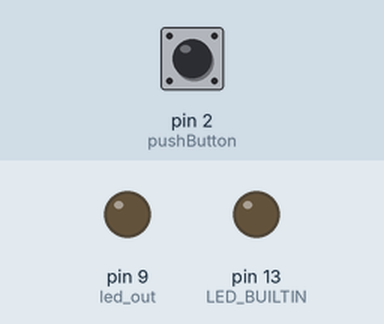
This sketch was run on a simulated Arduino Uno, built with avr-gcc and run on an emulated ATmega328P. Shown: output pins drawn as LEDs (lit = HIGH). The test bench sets the inputs (shaded band); at power-on: pin 2 (pushButton) LOW. What the sketch prints to the serial monitor is not drawn.

Above: at 1.2 s.
1.3 s: pin 2 (pushButton) pulled HIGH for 3.2 s
At 5.4 s:
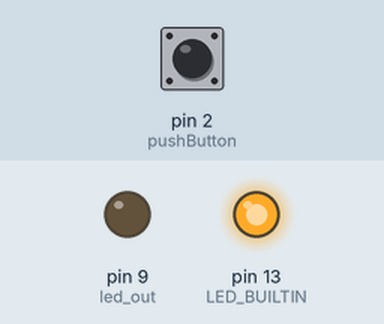
6.0 s: pin 2 (pushButton) pulled HIGH for 0.15 s
At 6.6 s:
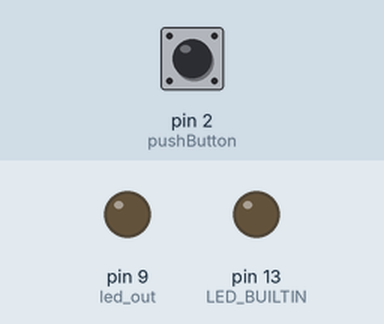
Timing chart, 0 to 9.0 s (numbered marks = the images above; inputs shaded):
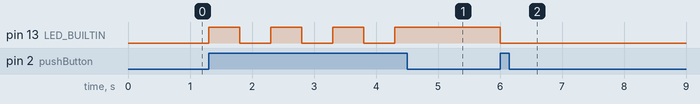

The sketch:

tp1.ino
```cpp
// digital pin 2 has a pushbutton attached to it. Give it a name:
int pushButton = 2;
int on = 0;
int led_out = 9;

// the setup routine runs once when you press reset:
void setup() {
  // initialize serial communication at 9600 bits per second:
  Serial.begin(9600);
  // make the pushbutton's pin an input:
  pinMode(pushButton, INPUT);
  pinMode(LED_BUILTIN,OUTPUT);
  pinMode(led_out, OUTPUT);
  }
void loop() {
  // read the input pin:
  int buttonState = digitalRead(pushButton);
  // print out the state of the button:
  Serial.println(buttonState);
  if (buttonState == 1 && on == 0){
      digitalWrite(LED_BUILTIN, HIGH);
      delay(500);
      on = 1;
     }
  else if (buttonState == 1 && on == 1){
      digitalWrite(LED_BUILTIN, LOW);
      delay(500);
      on = 0;


     }
}
```

Measured:
- after the input at 1.3 s, pin 13 (LED_BUILTIN): alternates HIGH for 0.50 s and LOW for 0.50 s, 7 changes in all, then stays HIGH, starting at once
- after the input at 6.0 s, pin 13 (LED_BUILTIN): HIGH → LOW at once
